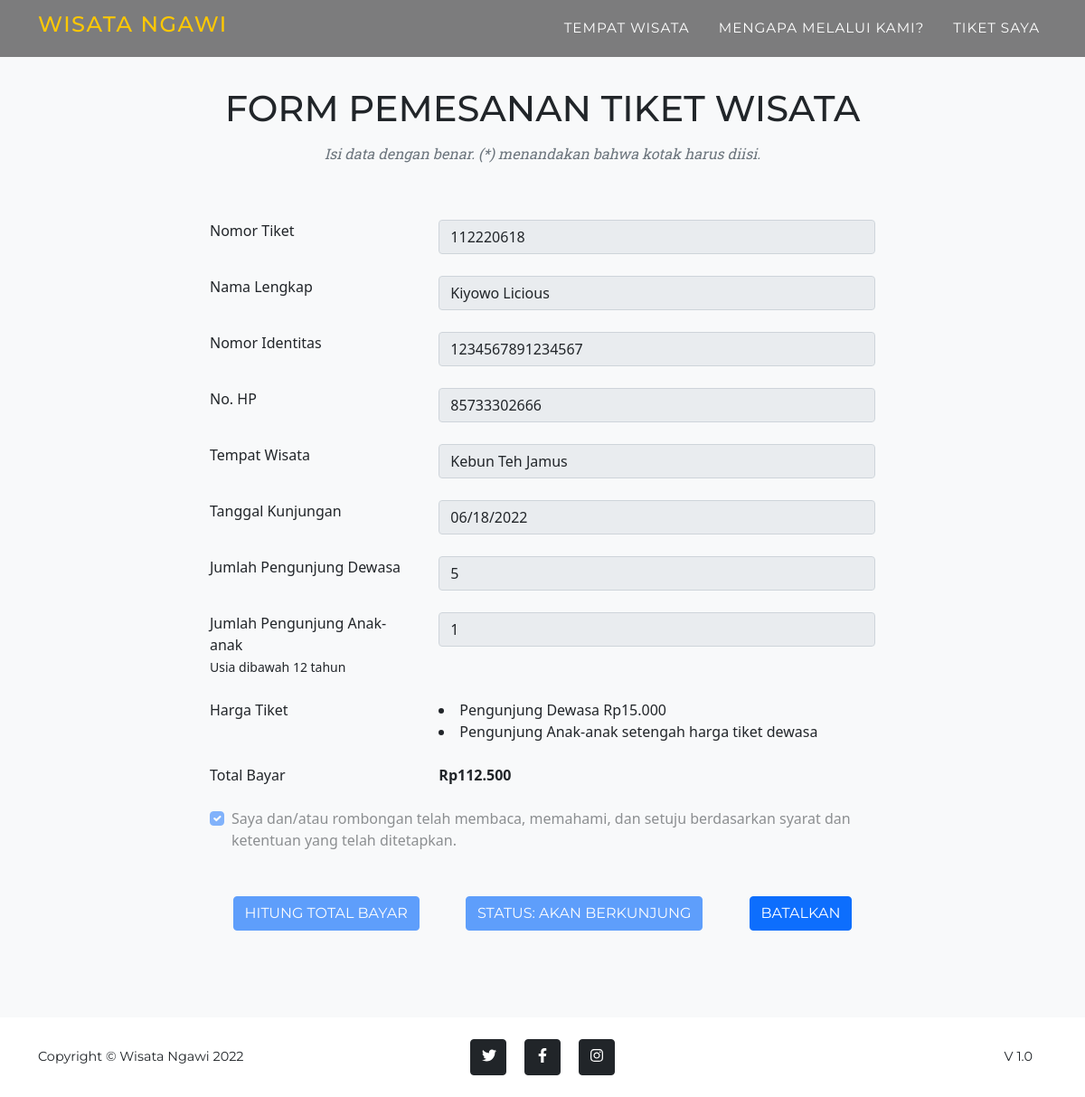
The app's page /data_pemesanan.php?tiket=112220618 with its own data.
### tables this page shows
CREATE TABLE `tiket` (
  `id_tiket` int(11) NOT NULL,
  `id_user` int(11) DEFAULT NULL,
  `wisata` int(11) NOT NULL,
  `pengunjung_dewasa` int(11) DEFAULT NULL,
  `pengunjung_anak` int(11) DEFAULT NULL,
  `tgl_kunjungan` date DEFAULT NULL,
  `total_bayar` int(11) DEFAULT NULL,
  `status` enum('Menghitung','Akan Berkunjung','Dibatalkan','Telah Berkunjung') DEFAULT NULL,
  PRIMARY KEY (`id_tiket`),
  KEY `wisata` (`wisata`),
  KEY `id_user` (`id_user`),
  CONSTRAINT `id_user` FOREIGN KEY (`id_user`) REFERENCES `user` (`id_user`) ON DELETE NO ACTION ON UPDATE CASCADE,
  CONSTRAINT `wisata` FOREIGN KEY (`wisata`) REFERENCES `tempat_wisata` (`id_tempat`) ON DELETE NO ACTION ON UPDATE CASCADE
);

CREATE TABLE `user` (
  `id_user` int(11) NOT NULL AUTO_INCREMENT,
  `nama_lengkap` varchar(25) NOT NULL,
  `nomor_identitas` varchar(16) DEFAULT NULL,
  `no_hp` bigint(12) DEFAULT NULL,
  PRIMARY KEY (`id_user`)
);

CREATE TABLE `tempat_wisata` (
  `id_tempat` int(11) NOT NULL AUTO_INCREMENT,
  `nama` varchar(25) NOT NULL,
  `deskripsi` varchar(100) DEFAULT NULL,
  `lokasi` varchar(255) DEFAULT NULL,
  `alamat` varchar(255) DEFAULT NULL,
  `video` varchar(50) DEFAULT NULL,
  `biaya` int(7) DEFAULT NULL,
  PRIMARY KEY (`id_tempat`)
);

### php/database.php (called while the page is built, shortened)
<?php
class database{
  var $host   = "localhost";
  var $user   = "root";
  var $pass   = "";
  var $db     = "wisata_ngawi";
  function __construct(){
    $this->koneksi = mysqli_connect($this->host, $this->user, $this->pass, $this->db);
  }
  public function index_tiket()
  {
    $id_tiket     = $_GET['tiket'];
    $cek_tiket    = "SELECT tiket.*, tempat_wisata.nama as tempat_wisata, tempat_wisata.biaya as biaya, user.* FROM tiket JOIN tempat_wisata ON tempat_wisata.id_tempat = tiket.wisata JOIN user ON user.id_user = tiket.id_user WHERE id_tiket=".$id_tiket;
    $tiket        = mysqli_query($this->koneksi, $cek_tiket);
    $hasil        = null;
    while($d = mysqli_fetch_array($tiket)){
			$hasil[] = $d;
		}
		return $hasil;
  }
}
?>

### data_pemesanan.php (the view, shortened to what this page needs)
<?php include "header.php";?>
    <nav class="navbar navbar-expand-sm navbar-dark fixed-top navbar-shrink" id="mainNav">
        <div class="container">
            <a class="navbar-brand" href="index.php"><h4>WISATA NGAWI</h4></a>
            <div class="collapse navbar-collapse" id="navbarResponsive">
                <ul class="navbar-nav text-uppercase ms-auto py-4 py-lg-0">
                    <li class="nav-item"><a class="nav-link" href="index.php#wisata">Tempat Wisata</a></li>
                    <li class="nav-item"><a class="nav-link" href="index.php#layanan">Mengapa Melalui Kami?</a></li>
                    <li class="nav-item"><a class="nav-link" data-bs-toggle="modal" href="#tiket_saya">Tiket Saya</a></li>
                </ul>
            </div>
        </div>
    </nav>
    <section class="page-section bg-light">
        <div class="container">
            <div class="text-center">
                <h2 class="section-heading text-uppercase">Form Pemesanan Tiket Wisata</h2>
                <h3 class="section-subheading text-muted">Isi data dengan benar. (*) menandakan bahwa kotak harus diisi.</h3>
            </div>
            <?php
                foreach($db->index_tiket() as $tiket){
            ?>
            <form id="contactForm" action="php/cek_proses.php?proses=pesan&tiket=<?php echo $tiket['id_tiket']; ?>" method="POST">
                <div class="row d-flex justify-content-center mb-4">
                    <div class="col-md-8">
                        <div class="row mb-4">
                            <div class="col-md-4">
                                <label>Nomor Tiket</label>
                            </div>
                            <div class="col-md-8">
                                <div class="form-group">
                                    <input type="text" class="form-control" id="tiket" name="tiket" value="<?php echo $tiket['id_tiket'];?>" readonly>
                                </div>
                            </div>
                        </div>
                        <div class="row mb-4">
                            <div class="col-md-4">
                                <label>Nama Lengkap</label>
                            </div>
                            <div class="col-md-8">
                                <div class="form-group">
                                    <input type="text" class="form-control" id="nama_lengkap" name="nama_lengkap" value="<?php echo $tiket['nama_lengkap'];?>" placeholder="Nama Lengkap" readonly>
                                </div>
                            </div>
                        </div>
                        <div class="row mb-4">
                            <div class="col-md-4">
                                <label>Nomor Identitas</label>
                            </div>
                            <div class="col-md-8">
                                <div class="form-group">
                                    <input type="number" class="form-control" id="nomor_identitas" name="nomor_identitas" value="<?php echo $tiket['nomor_identitas'];?>" placeholder="Nomor Identitas" minlength="16" maxlength="16" readonly>
                                </div>
                            </div>
                        </div>
                        <div class="row mb-4">
                            <div class="col-md-4">
                                <label>No. HP</label>
                            </div>
                            <div class="col-md-8">
                                <div class="form-group">
                                    <input type="tel" class="form-control" id="no_hp" name="no_hp" placeholder="Contoh isian 8577769012" maxlength="12" value="<?php echo $tiket['no_hp'];?>" readonly>
                                </div>
                            </div>
                        </div>
                        <div class="row mb-4">
                            <div class="col-md-4">
                                <label>Tempat Wisata</label>
                            </div>
                            <div class="col-md-8">
                                <div class="form-group">
                                    <input type="text" class="form-control" id="tempat_wisata" name="tempat_wisata" value="<?php echo $tiket['tempat_wisata'];?>" readonly>
                                </div>
                            </div>
                        </div>
                        <div class="row mb-4">
                            <div class="col-md-4">
                                <label>Tanggal Kunjungan</label>
                            </div>
                            <div class="col-md-8">
                                <div class="form-group">
                                    <input type="date" class="form-control" id="tgl_kunjungan" name="tgl_kunjungan" value="<?php echo $tiket['tgl_kunjungan'];?>" readonly>
                                </div>
                            </div>
                        </div>
                        <div class="row mb-4">
                            <div class="col-md-4">
                                <label>Jumlah Pengunjung Dewasa</label>
                            </div>
                            <div class="col-md-8">
                                <div class="form-group">
                                    <input type="number" class="form-control" id="pengunjung_dewasa" name="pengunjung_dewasa" placeholder="Jumlah Pengunjung Dewasa" value="<?php echo $tiket['pengunjung_dewasa'];?>" readonly>
                                </div>
                            </div>
                        </div>
                        <div class="row mb-4">
                            <div class="col-md-4">
                                <label>Jumlah Pengunjung Anak-anak</label>
                                <span><small>Usia dibawah 12 tahun</small></span>
                            </div>
                            <div class="col-md-8">
                                <div class="form-group">
                                    <input type="number" class="form-control" id="pengunjung_anak" name="pengunjung_anak" placeholder="Jumlah Pengunjung Anak-anak" value="<?php echo $tiket['pengunjung_anak'];?>" readonly>
                                </div>
                            </div>
                        </div>
                        <div class="row  mb-4">
                            <div class="col-md-4">
                                <label>Harga Tiket</label>
                            </div>
                            <div class="col-md-8">
                                <li>Pengunjung Dewasa Rp<?php echo number_format($tiket['biaya'], 0, ".", ".")?></li>
                                <li>Pengunjung Anak-anak setengah harga tiket dewasa</li>
                            </div>
                        </div>
                        <div class="row mb-4">
                            <div class="col-md-4">
                                <label>Total Bayar</label>
                            </div>
                            <div class="col-md-8">
                                <label><strong>Rp<?php echo number_format($tiket['total_bayar'], 0, ".", ".")?></strong></label>
                            </div>
                        </div>
                        <div class="row mb-4">
                            <div class="col-md-12">
                                <div class="form-check">
                                    <input class="form-check-input" type="checkbox" value="ya" id="setuju" checked disabled>
                                    <label class="form-check-label" for="flexCheckDefault">
                                        Saya dan/atau rombongan telah membaca, memahami, dan setuju berdasarkan syarat dan ketentuan yang telah ditetapkan.
                                    </label>
                                </div>
                            </div>
                        </div>
                    </div>
                </div>
                <div class="row align-items-stretch  d-flex justify-content-center">
                    <div class="col-md-8 d-flex justify-content-around">
                        <button class="btn btn-primary btn-xl text-uppercase" id="hitung" disabled>Hitung Total Bayar</button>
                        <button class="btn btn-primary btn-xl text-uppercase" id="pesan" type="submit" <?php echo $tiket['status'] == 'Menghitung' ? '' : 'disabled'; ?>><?php echo $tiket['status'] == 'Menghitung' ? 'Pesan Tiket' : 'Status: '.$tiket['status']; ?></button>
                        <a class="btn btn-primary btn-xl text-uppercase <?php echo $tiket['status'] == 'Dibatalkan' ? 'disabled' : ''; ?>" href="php/cek_proses.php?proses=batal&tiket=<?php echo $tiket['id_tiket']; ?>" >Batalkan</a>
                    </div>
                </div>
            </form>
            <?php } ?>
        </div>
    </section>
<?php include "footer.php";?>

### records on screen
tiket: tiket "112220618", nama_lengkap "Kiyowo Licious", nomor_identitas "1234567891234567", no_hp "85733302666", tempat_wisata "Kebun Teh Jamus", tgl_kunjungan "06/18/2022", pengunjung_dewasa "5", pengunjung_anak "1", wisata.biaya "15.000", total_bayar "112.500", status "AKAN BERKUNJUNG"
